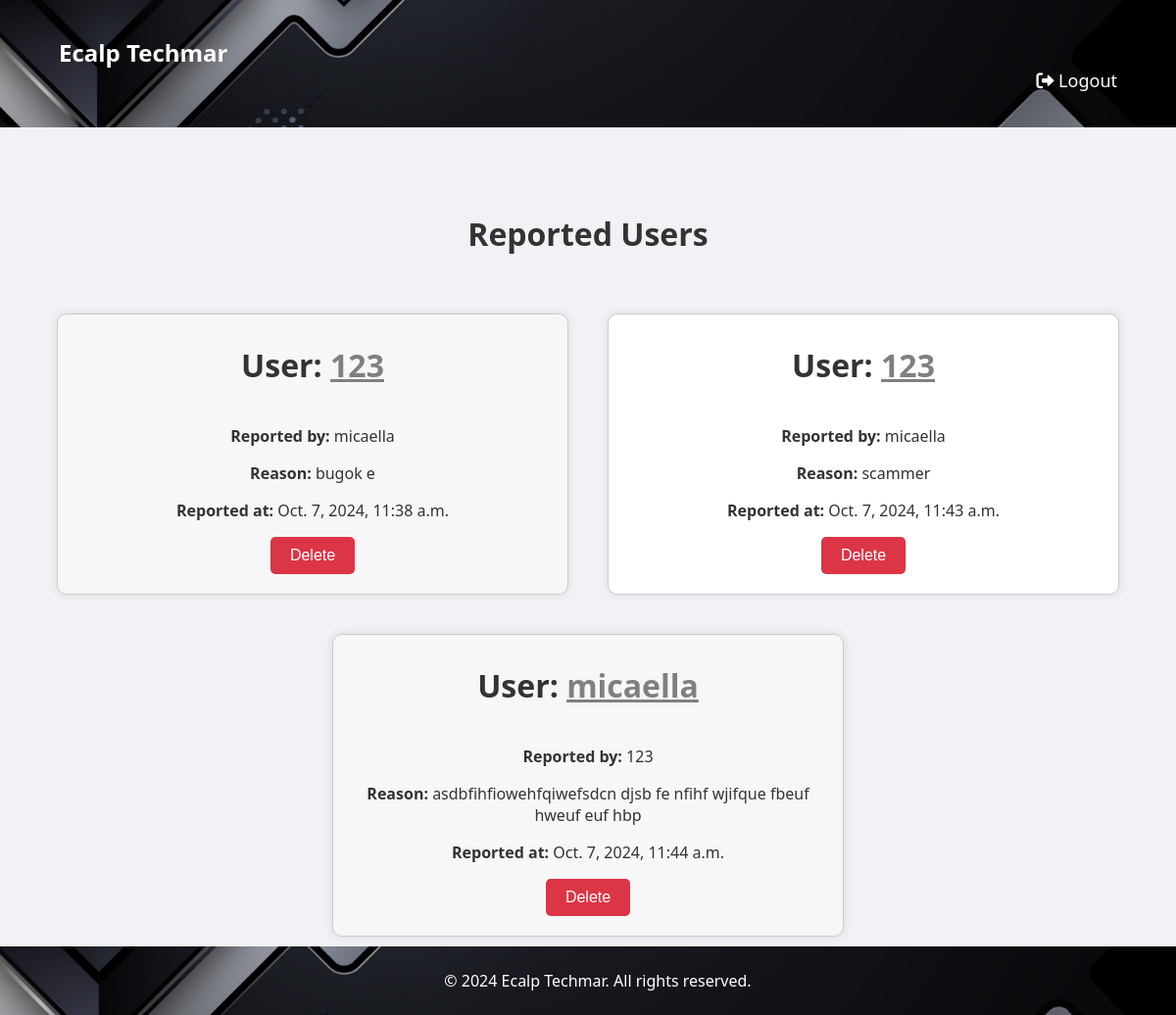
Before: /newsfeed/user_reports/ (signed in) with the older database file.
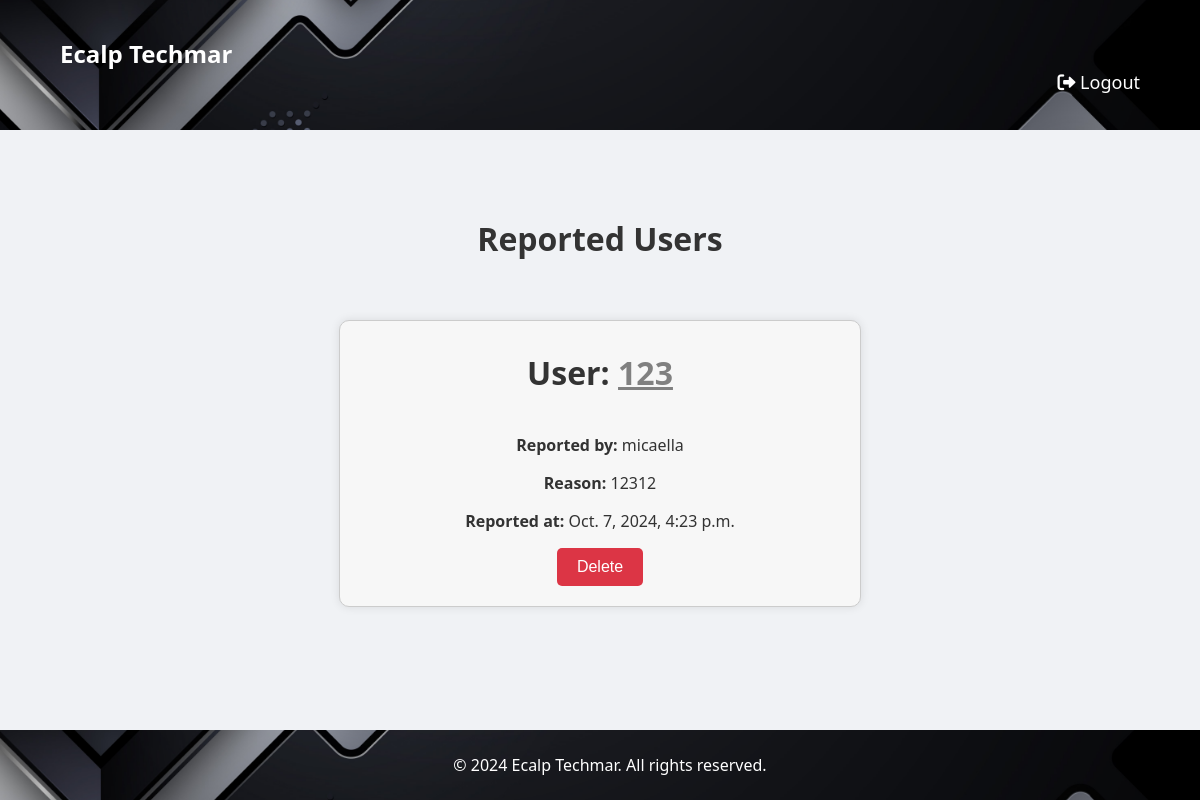
After: the same page with the newer database file.
### newsfeed/models.py (models this page shows, shortened)
class UserReport(models.Model):
    user = models.ForeignKey(User, on_delete=models.CASCADE, related_name='reported_user')
    reported_by = models.ForeignKey(User, on_delete=models.CASCADE, related_name='reporter')
    reason = models.TextField()
    created_at = models.DateTimeField(auto_now_add=True)

### custom_admin/views.py (the view)
# urls.py: path('user_reports/', views.user_reports, name='user_reports'),
@login_required
@user_passes_test(is_staff)
def user_reports(request):
    reports = UserReport.objects.all()
    return render(request, 'user_reports.html', {'reports': reports})

### custom_admin/views.py (called while the page is built)
def is_staff(user):
    return user.is_staff or user.is_superuser

### custom_admin/templates/user_reports.html (shortened to what this page needs)
<!DOCTYPE html>
<html lang="en">
<head>
    {% load static %}
    <link rel="stylesheet" href="{% static 'main/styles.css' %}">
    <link rel="stylesheet" href="https://cdnjs.cloudflare.com/ajax/libs/font-awesome/6.0.0-beta3/css/all.min.css">
</head>
<body>
    <header>
    <div class="container">
        <h1 class="logo">Ecalp Techmar</h1>
        <nav>
            <ul>
                 <li><a href="{% url 'home' %}" onclick="return confirm('Are you sure you want to log out?')"><i class="fas fa-sign-out-alt"></i> Logout</a></li>
            </ul>
        </nav>
    </div>
</header>
    <section id="user-reports">
    <h2>Reported Users</h2>
    <div class="reports">
        {% for report in reports %}
            <div class="report">
                <h2>User: <a href="{% url 'profile' report.user.pk %}">{{ report.user.username }}</a></h2>
                <div class="report-details">
                    <p><strong>Reported by:</strong> {{ report.reported_by.username }}</p>
                    <p><strong>Reason:</strong> {{ report.reason }}</p>
                    <p><strong>Reported at:</strong> {{ report.created_at }}</p>
                </div>
                <div class="button-group">
                    <button class="new-delete-button">
                        <a href="{% url 'custom_admin:delete_user_report' report.pk %}">
                            Delete
                        </a>
                    </button>
                </div>
            </div>
        {% endfor %}
    </div>
</section>
     <footer>
        <div class="container">
            <div class="footer-content">
                <p style="text-align: center; width: 100%;">&copy; 2024 Ecalp Techmar. All rights reserved.</p>
            </div>
        </div>
    </footer>
</body>
</html>

Changed rows visible on the page:
removed UserReport: user.username "123", reported_by.username "micaella", reason "bugok e", created_at "Oct. 7, 2024, 11:38 a.m."
removed UserReport: user.username "123", reported_by.username "micaella", reason "scammer", created_at "Oct. 7, 2024, 11:43 a.m."
removed UserReport: user.username "micaella", reported_by.username "123", reason "asdbfihfiowehfqiwefsdcn djsb fe nfihf wjifque fbeuf hweuf euf hbp", created_at "Oct. 7, 2024, 11:44 a.m."
added UserReport: user.username "123", reported_by.username "micaella", reason "12312", created_at "Oct. 7, 2024, 4:23 p.m."
